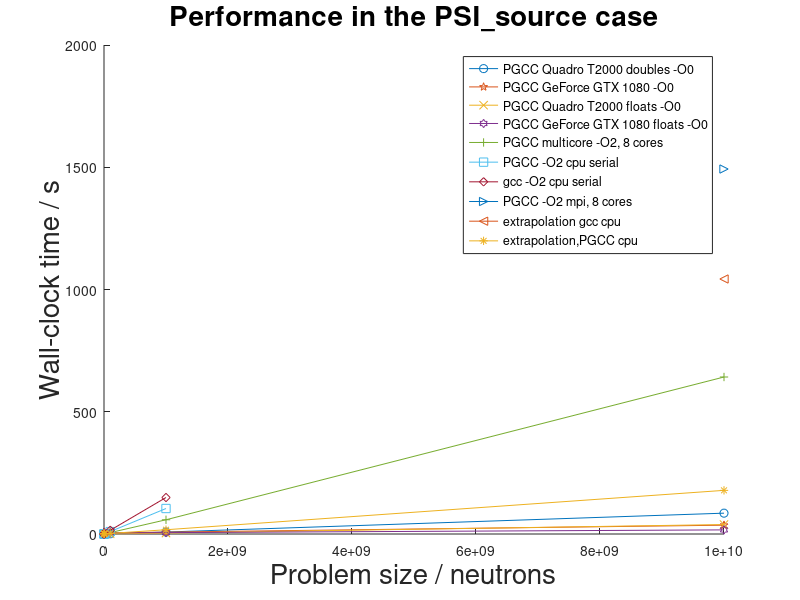
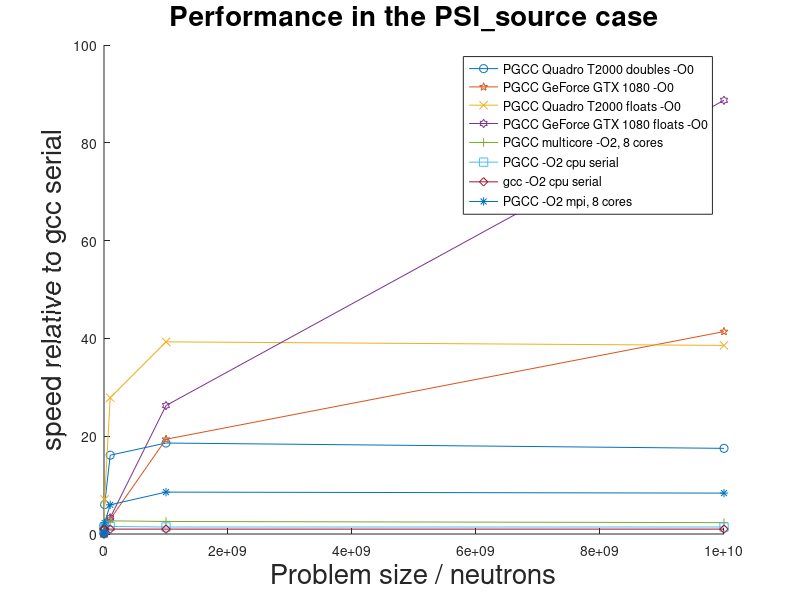

MATLAB code for these plots, in order:
set(0, 'defaultTextFontSize',20);
xes=[1e4 1e5 1e6 1e7 1e8 1e9 1e10]';
load gpu.dat
load gpu_hypatia.dat
load gpu_float.dat
load gpu_float_hypatia.dat
load cpu.dat
load gcc.dat
load mpi.dat
load multicore.dat

gcc(7)=10*gcc(6);
cpu(7)=10*cpu(6);

hold on
plot(xes,gpu,'-o')
plot(xes,gpu_hypatia,'-p')
plot(xes,gpu_float,'-x')
plot(xes,gpu_float_hypatia,'-h')
plot(xes,multicore,'-+')
plot(xes(1:6),cpu(1:6),'-s')
plot(xes(1:6),gcc(1:6),'-d')
plot(xes(7),gcc(7),'->')
plot(xes(7),cpu(7),'-<')
plot(xes,mpi,'-*')
 legend('PGCC Quadro T2000 doubles -O0','PGCC GeForce GTX 1080 -O0','PGCC Quadro T2000 floats -O0','PGCC GeForce GTX 1080 floats -O0','PGCC multicore -O2, 8 cores','PGCC -O2 cpu serial','gcc -O2 cpu serial','PGCC -O2 mpi, 8 cores','extrapolation gcc cpu ','extrapolation,PGCC cpu')

  xlabel('Problem size / neutrons')
  ylabel('Wall-clock time / s')
  title('Performance in the PSI_source case','interpreter','none')

  figure

  perf_gpu=gcc./gpu;
  perf_gpu_hypatia=gcc./gpu_hypatia;
  perf_gpu_float=gcc./gpu_float;
  perf_gpu_float_hypatia=gcc./gpu_float_hypatia;
  perf_multicore=gcc./multicore;
  perf_mpi=gcc./mpi;
  perf_cpu=gcc./cpu;
 perf_gcc=gcc./gcc;
 hold on
plot(xes,perf_gpu,'-o')
plot(xes,perf_gpu_hypatia,'-p')
plot(xes,perf_gpu_float,'-x')
plot(xes,perf_gpu_float_hypatia,'-h')
plot(xes,perf_multicore,'-+')
plot(xes,perf_cpu,'-s')
plot(xes,perf_gcc,'-d')
plot(xes,perf_mpi,'-*')
  xlabel('Problem size / neutrons')
  ylabel('speed relative to gcc serial')
   title('Performance in the PSI_source case','interpreter','none')
  legend('PGCC Quadro T2000 doubles -O0','PGCC GeForce GTX 1080 -O0','PGCC Quadro T2000 floats -O0','PGCC GeForce GTX 1080 floats -O0','PGCC multicore -O2, 8 cores','PGCC -O2 cpu serial','gcc -O2 cpu serial','PGCC -O2 mpi, 8 cores')
